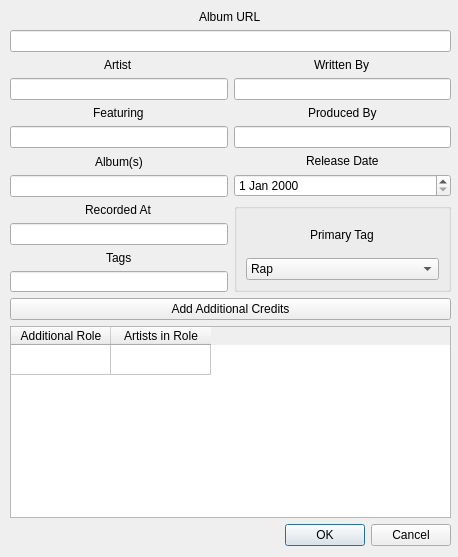
<?xml version="1.0" encoding="UTF-8"?>
<ui version="4.0">
 <class>Dialog</class>
 <widget class="QDialog" name="Dialog">
  <property name="geometry">
   <rect>
    <x>0</x>
    <y>0</y>
    <width>458</width>
    <height>557</height>
   </rect>
  </property>
  <property name="windowTitle">
   <string>Genius MetaTool</string>
  </property>
  <property name="windowIcon">
   <iconset>
    <normaloff>../../Pictures/downloaded/224-2247099_genius-png-logo-black.png</normaloff>../../Pictures/downloaded/224-2247099_genius-png-logo-black.png</iconset>
  </property>
  <widget class="QWidget" name="">
   <property name="geometry">
    <rect>
     <x>10</x>
     <y>10</y>
     <width>441</width>
     <height>536</height>
    </rect>
   </property>
   <layout class="QGridLayout" name="mainLayout">
    <item row="0" column="0" colspan="2">
     <layout class="QGridLayout" name="gridLayout">
      <item row="1" column="0">
       <widget class="QLineEdit" name="albumUrlEdit"/>
      </item>
      <item row="0" column="0" alignment="Qt::AlignHCenter">
       <widget class="QLabel" name="label">
        <property name="text">
         <string>Album URL</string>
        </property>
       </widget>
      </item>
     </layout>
    </item>
    <item row="1" column="0">
     <layout class="QGridLayout" name="gridLayout_2">
      <item row="0" column="0" alignment="Qt::AlignHCenter">
       <widget class="QLabel" name="label_2">
        <property name="text">
         <string>Artist</string>
        </property>
       </widget>
      </item>
      <item row="1" column="0">
       <widget class="QLineEdit" name="artistEdit"/>
      </item>
     </layout>
    </item>
    <item row="1" column="1">
     <layout class="QGridLayout" name="gridLayout_3">
      <item row="0" column="0" alignment="Qt::AlignHCenter">
       <widget class="QLabel" name="label_3">
        <property name="text">
         <string>Written By</string>
        </property>
       </widget>
      </item>
      <item row="1" column="0">
       <widget class="QLineEdit" name="writtenByEdit"/>
      </item>
     </layout>
    </item>
    <item row="2" column="0">
     <layout class="QGridLayout" name="gridLayout_4">
      <item row="0" column="0" alignment="Qt::AlignHCenter">
       <widget class="QLabel" name="label_4">
        <property name="text">
         <string>Featuring</string>
        </property>
       </widget>
      </item>
      <item row="1" column="0">
       <widget class="QLineEdit" name="featuringEdit"/>
      </item>
     </layout>
    </item>
    <item row="2" column="1">
     <layout class="QGridLayout" name="gridLayout_5">
      <item row="0" column="0" alignment="Qt::AlignHCenter">
       <widget class="QLabel" name="label_5">
        <property name="text">
         <string>Produced By</string>
        </property>
       </widget>
      </item>
      <item row="1" column="0">
       <widget class="QLineEdit" name="producedByEdit"/>
      </item>
     </layout>
    </item>
    <item row="3" column="0">
     <layout class="QGridLayout" name="gridLayout_6">
      <item row="0" column="0" alignment="Qt::AlignHCenter">
       <widget class="QLabel" name="label_6">
        <property name="text">
         <string>Album(s)</string>
        </property>
       </widget>
      </item>
      <item row="1" column="0">
       <widget class="QLineEdit" name="albumsEdit"/>
      </item>
     </layout>
    </item>
    <item row="3" column="1">
     <layout class="QGridLayout" name="gridLayout_7">
      <item row="0" column="0" alignment="Qt::AlignHCenter">
       <widget class="QLabel" name="label_7">
        <property name="text">
         <string>Release Date</string>
        </property>
       </widget>
      </item>
      <item row="1" column="0">
       <widget class="QDateEdit" name="releaseDateEdit"/>
      </item>
     </layout>
    </item>
    <item row="4" column="0">
     <layout class="QGridLayout" name="gridLayout_8">
      <item row="0" column="0" alignment="Qt::AlignHCenter">
       <widget class="QLabel" name="label_8">
        <property name="text">
         <string>Recorded At</string>
        </property>
       </widget>
      </item>
      <item row="1" column="0">
       <widget class="QLineEdit" name="recordedAtEdit"/>
      </item>
     </layout>
    </item>
    <item row="4" column="1" rowspan="2">
     <widget class="QGroupBox" name="groupBox">
      <layout class="QGridLayout" name="gridLayout_9">
       <item row="0" column="0" alignment="Qt::AlignHCenter">
        <widget class="QLabel" name="label_9">
         <property name="text">
          <string>Primary Tag</string>
         </property>
        </widget>
       </item>
       <item row="1" column="0">
        <widget class="QComboBox" name="primaryTagComboBox">
         <item>
          <property name="text">
           <string>Rap</string>
          </property>
         </item>
         <item>
          <property name="text">
           <string>Pop</string>
          </property>
         </item>
         <item>
          <property name="text">
           <string>R&amp;B</string>
          </property>
         </item>
         <item>
          <property name="text">
           <string>Rock</string>
          </property>
         </item>
         <item>
          <property name="text">
           <string>Country</string>
          </property>
         </item>
         <item>
          <property name="text">
           <string>Non-Music</string>
          </property>
         </item>
        </widget>
       </item>
      </layout>
     </widget>
    </item>
    <item row="5" column="0">
     <layout class="QGridLayout" name="gridLayout_10">
      <item row="0" column="0" alignment="Qt::AlignHCenter">
       <widget class="QLabel" name="label_10">
        <property name="text">
         <string>Tags</string>
        </property>
       </widget>
      </item>
      <item row="1" column="0">
       <widget class="QLineEdit" name="tagsEdit">
        <property name="minimumSize">
         <size>
          <width>0</width>
          <height>20</height>
         </size>
        </property>
       </widget>
      </item>
     </layout>
    </item>
    <item row="6" column="0" colspan="2">
     <layout class="QVBoxLayout" name="verticalLayout">
      <item>
       <widget class="QPushButton" name="addAdditionalCreditsButton">
        <property name="text">
         <string>Add Additional Credits</string>
        </property>
       </widget>
      </item>
      <item>
       <widget class="QTableWidget" name="roleTableWidget">
        <property name="sizePolicy">
         <sizepolicy hsizetype="Expanding" vsizetype="Expanding">
          <horstretch>0</horstretch>
          <verstretch>0</verstretch>
         </sizepolicy>
        </property>
        <property name="alternatingRowColors">
         <bool>true</bool>
        </property>
        <attribute name="horizontalHeaderVisible">
         <bool>true</bool>
        </attribute>
        <attribute name="verticalHeaderVisible">
         <bool>false</bool>
        </attribute>
        <row>
         <property name="text">
          <string/>
         </property>
        </row>
        <column>
         <property name="text">
          <string>Additional Role</string>
         </property>
        </column>
        <column>
         <property name="text">
          <string>Artists in Role</string>
         </property>
        </column>
       </widget>
      </item>
     </layout>
    </item>
    <item row="7" column="0" colspan="2">
     <widget class="QDialogButtonBox" name="buttonBox">
      <property name="orientation">
       <enum>Qt::Horizontal</enum>
      </property>
      <property name="standardButtons">
       <set>QDialogButtonBox::Cancel|QDialogButtonBox::Ok</set>
      </property>
     </widget>
    </item>
   </layout>
  </widget>
 </widget>
 <resources/>
 <connections>
  <connection>
   <sender>buttonBox</sender>
   <signal>accepted()</signal>
   <receiver>Dialog</receiver>
   <slot>accept()</slot>
   <hints>
    <hint type="sourcelabel">
     <x>328</x>
     <y>514</y>
    </hint>
    <hint type="destinationlabel">
     <x>157</x>
     <y>274</y>
    </hint>
   </hints>
  </connection>
  <connection>
   <sender>buttonBox</sender>
   <signal>rejected()</signal>
   <receiver>Dialog</receiver>
   <slot>reject()</slot>
   <hints>
    <hint type="sourcelabel">
     <x>396</x>
     <y>520</y>
    </hint>
    <hint type="destinationlabel">
     <x>286</x>
     <y>274</y>
    </hint>
   </hints>
  </connection>
  <connection>
   <sender>addAdditionalCreditsButton</sender>
   <signal>clicked()</signal>
   <receiver>Dialog</receiver>
   <slot>accept()</slot>
   <hints>
    <hint type="sourcelabel">
     <x>228</x>
     <y>330</y>
    </hint>
    <hint type="destinationlabel">
     <x>387</x>
     <y>335</y>
    </hint>
   </hints>
  </connection>
 </connections>
</ui>
